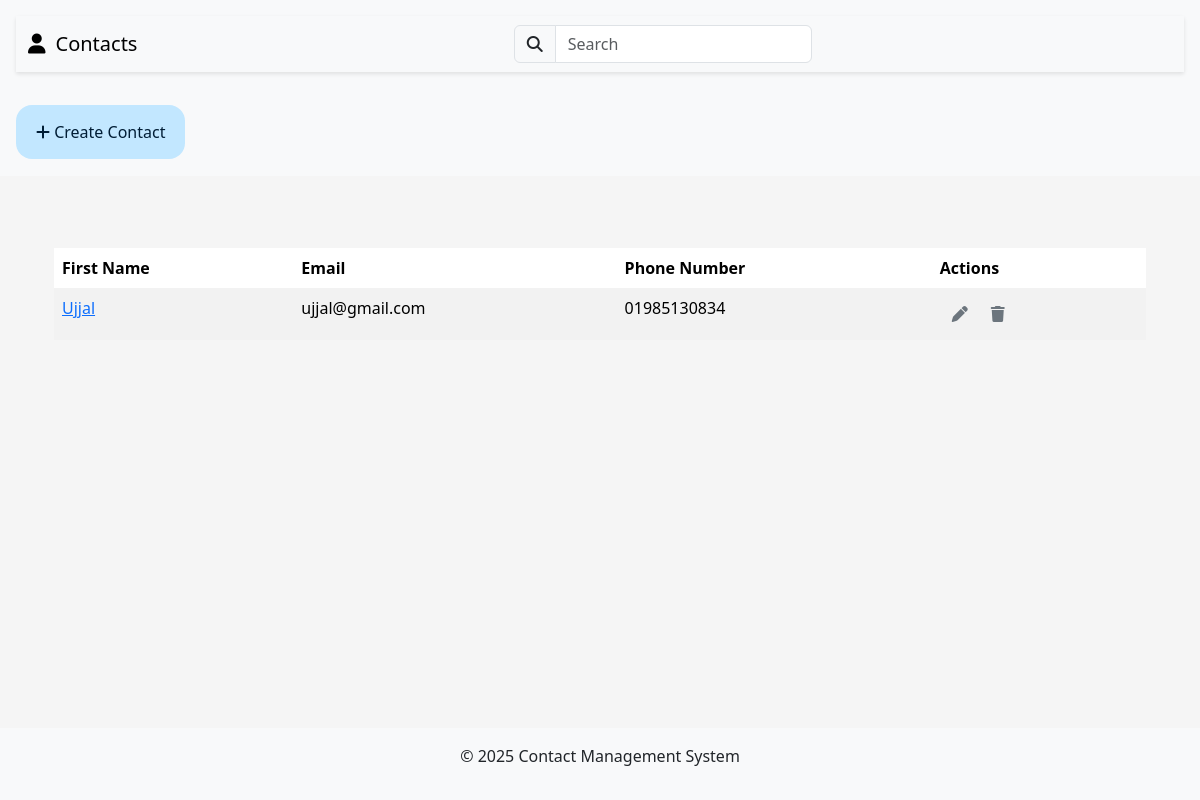
Before: /contacts/ with the older database file.
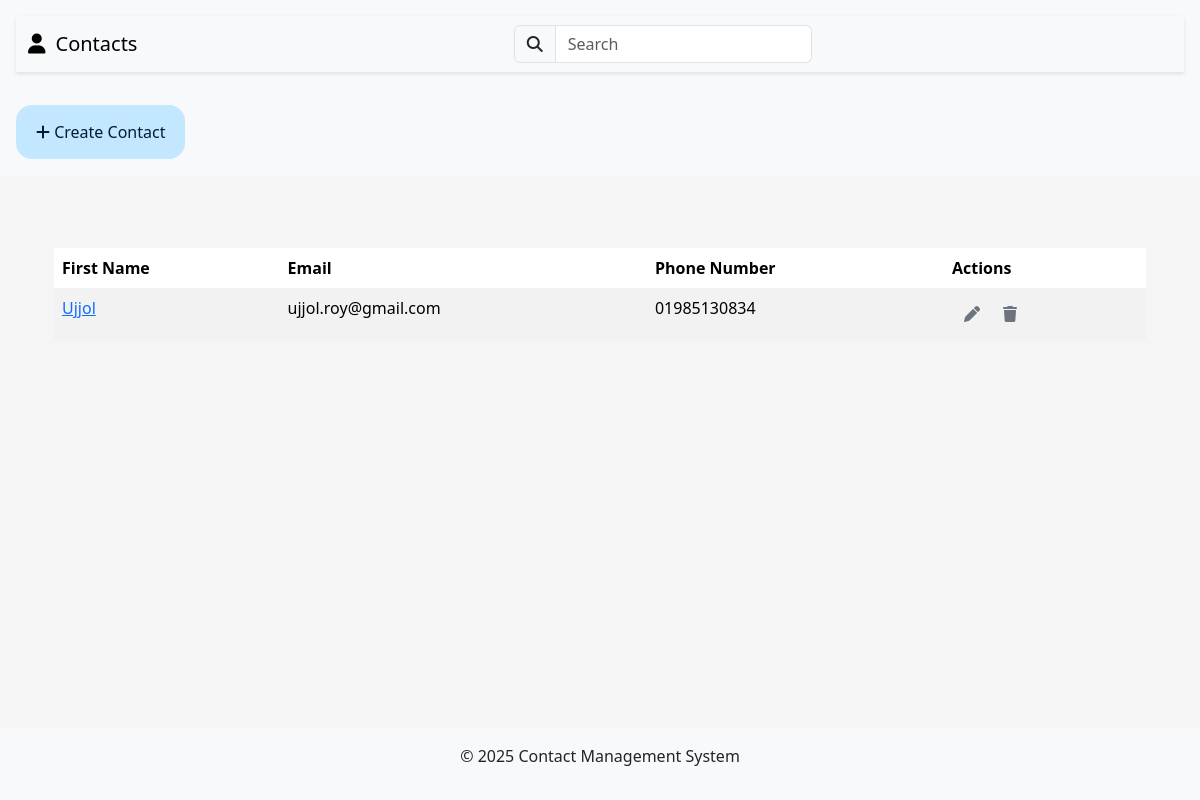
After: the same page with the newer database file.
### contacts/models.py (models this page shows, shortened)
class Contact(models.Model):
    first_name = models.CharField(max_length=255)
    last_name = models.CharField(max_length=255)
    email = models.EmailField(unique=True)
    phone_number = models.CharField(max_length=20)
    address = models.TextField()

### contacts/views.py (the view)
# urls.py: path('', views.contact_list, name='contact_list'),
def contact_list(request):
    query = request.GET.get("q")
    if query:
        contacts = Contact.objects.filter(
            Q(first_name__icontains=query)
            | Q(last_name__icontains=query)
            | Q(email__icontains=query)
            | Q(phone_number__icontains=query)
            | Q(address__icontains=query)
        )[:10]
    else:
        contacts = Contact.objects.all()[:10]
    return render(request, "contacts/contact_list.html", {"contacts": contacts})

### contacts/templates/contacts/contact_list.html (shortened to what this page needs)
{% extends 'base.html' %}
{% block content %}
<div class="container mt-5">
    <table class="table table-borderless table-striped">
        <thead>
            <tr>
                <th>First Name</th>
                <th>Email</th>
                <th>Phone Number</th>
                <th>Actions</th>
            </tr>
        </thead>
        <tbody>
            {% for contact in contacts %}
            <tr>
                <td><a href="{% url 'contact_detail' contact.id %}">{{ contact.first_name }}</a></td>
                <td>{{ contact.email }}</td>
                <td>{{ contact.phone_number }}</td>
                <td>
                    <div class="btn-group">
                        <a href="{% url 'edit_contact' contact.id %}" class="btn btn-outline-secondary border-0" title="Edit">
                            <i class="fas fa-pen"></i>
                        </a>
                        <a class="btn btn-outline-secondary border-0" href="{% url 'delete_contact' contact.id %}" title="Delete">
                            <i class="fas fa-trash"></i>
                        </a>
                    </div>
                </td>
            </tr>
            {% empty %}
            <tr>
                <td colspan="3">No contacts available.</td>
            </tr>
            {% endfor %}
        </tbody>
    </table>
</div>
{% endblock %}

Changed rows visible on the page:
changed Contact: first_name "Ujjal" → "Ujjol"; email "ujjal@gmail.com" → "ujjol.roy@gmail.com"
